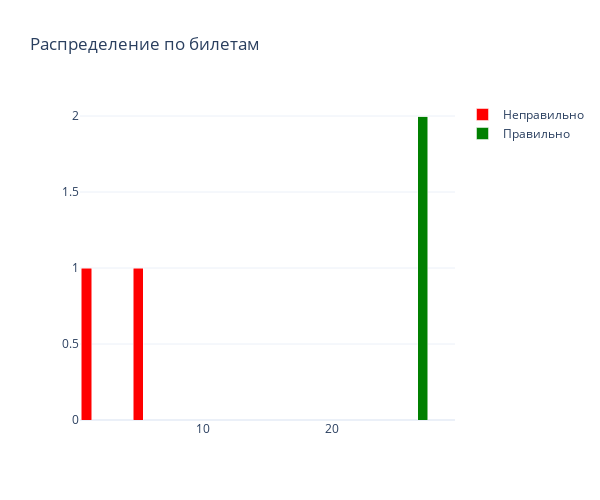

The cell this chart's notebook holds for it:
### Code cell
x = data.number.values
y_p = [v[0] for k, v in STATISTIC.items()]
y_n = [v[1] for k, v in STATISTIC.items()]
trace_positive = go.Bar({
    'x': x,
    'y': y_p,
    'marker': {
        'color': 'green'
    },
    'name': 'Правильно'
})
trace_negative = go.Bar({
    'x': x,
    'y': y_n,
    'marker': {
        'color': 'red',
        
    },
    'name': 'Неправильно'
})
layout = go.Layout({
    'height': 500,
    'width': 600,
    'title': 'Распределение по билетам',
    'template': 'plotly_white',
    'barmode': 'stack',
    
})
fig_h = go.Figure(data= [trace_positive, trace_negative], layout=layout)
fig_h

### Figure 1 — Plotly figure (JSON) as saved in the notebook; plotly's stock layout.template omitted (floating-point values rounded to 4 significant figures)
{"data": [{"marker": {"color": "green"}, "name": "Правильно", "type": "bar", "x": [1, 2, 3, 4, 5, 6, 7, 8, 9, 10, 11, 12, 13, 14, 15, 16, 17, 18, 19, 20, 21, 22, 23, 24, 25, 26, 27, 28, 29], "y": [0, 0, 0, 0, 0, 0, 0, 0, 0, 0, 0, 0, 0, 0, 0, 0, 0, 0, 0, 0, 0, 0, 0, 0, 0, 0, 2, 0, 0]}, {"marker": {"color": "red"}, "name": "Неправильно", "type": "bar", "x": [1, 2, 3, 4, 5, 6, 7, 8, 9, 10, 11, 12, 13, 14, 15, 16, 17, 18, 19, 20, 21, 22, 23, 24, 25, 26, 27, 28, 29], "y": [1, 0, 0, 0, 1, 0, 0, 0, 0, 0, 0, 0, 0, 0, 0, 0, 0, 0, 0, 0, 0, 0, 0, 0, 0, 0, 0, 0, 0]}], "layout": {"barmode": "stack", "height": 500, "title": {"text": "Распределение по билетам"}, "width": 600}}
